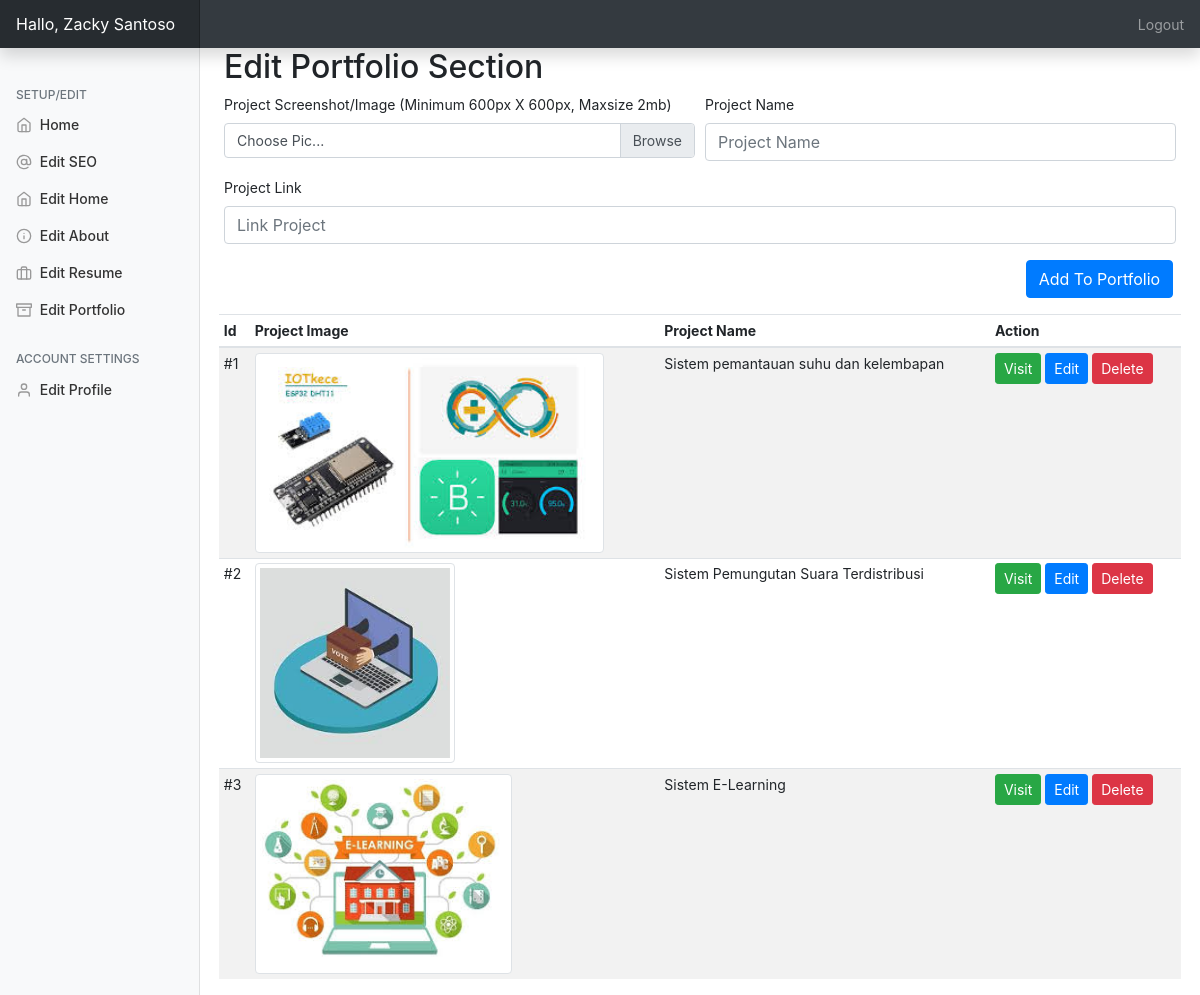
Page /admin/?editportfolio=true (signed in) on the committed database.
### tables this page shows
CREATE TABLE `portfolio` (
  `id` int(11) NOT NULL,
  `projectname` varchar(250) NOT NULL,
  `projectpic` varchar(250) NOT NULL,
  `projectlink` text NOT NULL
);

### admin/php/portfolio.php (the view, shortened to what this page needs)
 <h2>Edit Portfolio Section</h2>
         <form method="post" action="php/uportfolio.php" enctype="multipart/form-data">
  <div class="form-row">
  <div class="form-group col-md-6">
  <label>Project Screenshot/Image (Minimum 600px X 600px, Maxsize 2mb)</label>
  <div class="custom-file">
    <label class="custom-file-label" for="projectpic">Choose Pic...</label>
  </div></div>
   <div class="form-group col-md-6 mt-auto">
      <label for="name">Project Name</label>
      <input type="name" name="projectname" class="form-control" id="name" placeholder="Project Name">
    </div>
    <div class="form-group col-md-12">
      <label for="email">Project Link</label>
      <input type="text" name="projectlink" class="form-control" id="email" placeholder="Link Project">
    </div>
    <div class="form-group col-md-2 ml-auto">
        <input type="submit" name="addtoportfolio" class="btn btn-primary" value="Add To Portfolio">
    </div>
</form>
<table class="table table-striped table-sm">
          <thead>
            <tr>
              <th>Id</th>
              <th>Project Image</th>
              <th>Project Name</th>
              <th>Action</th>
            </tr>
          </thead>
          <tbody>
         <?php
$query2="SELECT * FROM portfolio";
$queryrun2=mysqli_query($db,$query2);
$count=1;
while($data2=mysqli_fetch_array($queryrun2)){
    ?>
     <tr>
          <td>#<?=$count?></td>
              <td><img src="../assets/img/<?=$data2['projectpic']?>" class="oo img-thumbnail"></td>
         <td><?=$data2['projectname']?></td>
         <td>
             <a href="<?=$data2['projectlink']?>"> <button type="button" class="btn btn-success btn-sm">Visit</button></a>
         <button type="button" class="btn btn-primary btn-sm" data-toggle="modal" data-target="#modal<?=$data2['id']?>">
  Edit
</button> <a href="php/uportfolio.php?del=<?=$data2['id']?>"><button type="button" class="btn btn-danger btn-sm" data-toggle="modal" data-target="#exampleModal">
  Delete
             </button></a></td>
            </tr>
         <?php $count++;
} ?>
             </tbody></table>

### admin/css/dashboard.css (style rules this page uses)
body { font-size: .875rem; }

### admin/index.php (style rules this page uses)
.oo { height: 200px; }

### rows in the picture
portfolio: projectpic (picture), projectname "Sistem pemantauan suhu dan kelembapan"
portfolio: projectpic (picture), projectname "Sistem Pemungutan Suara Terdistribusi"
portfolio: projectpic (picture), projectname "Sistem E-Learning"

### other values in the picture
$_SESSION['username'] "Zacky Santoso"
